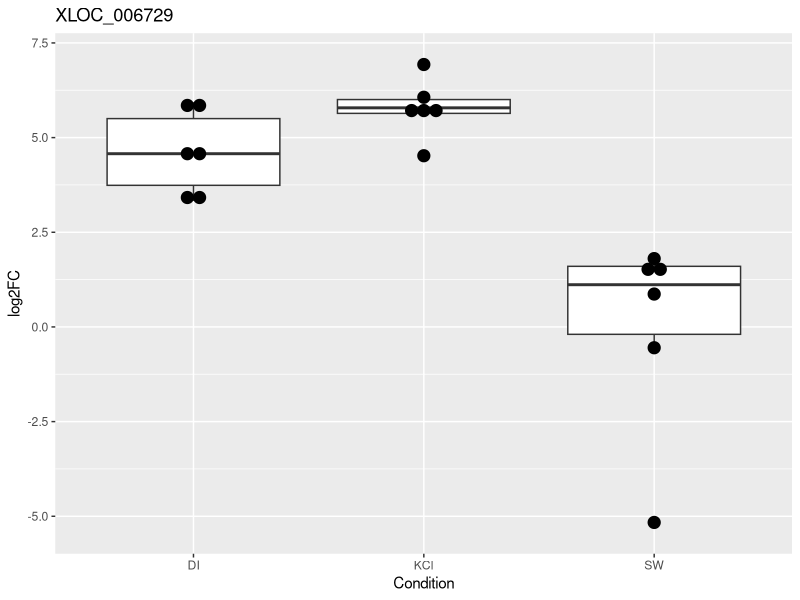
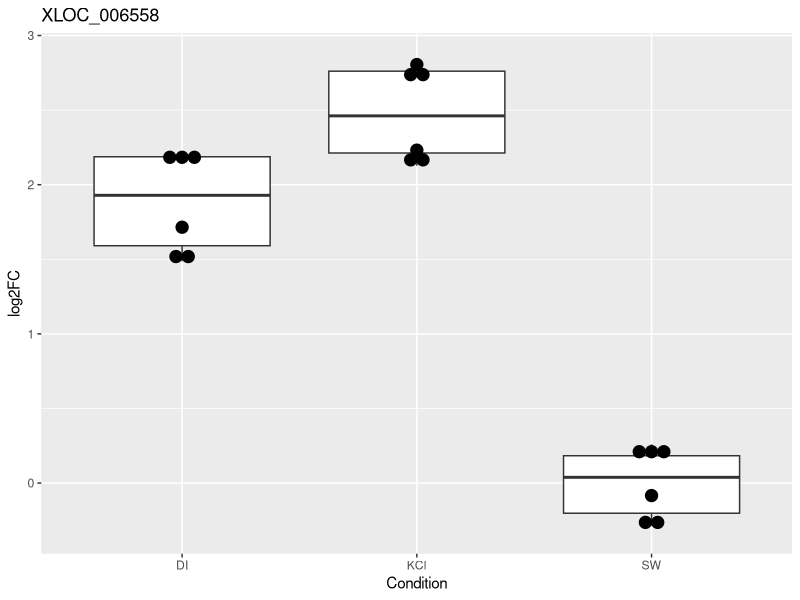
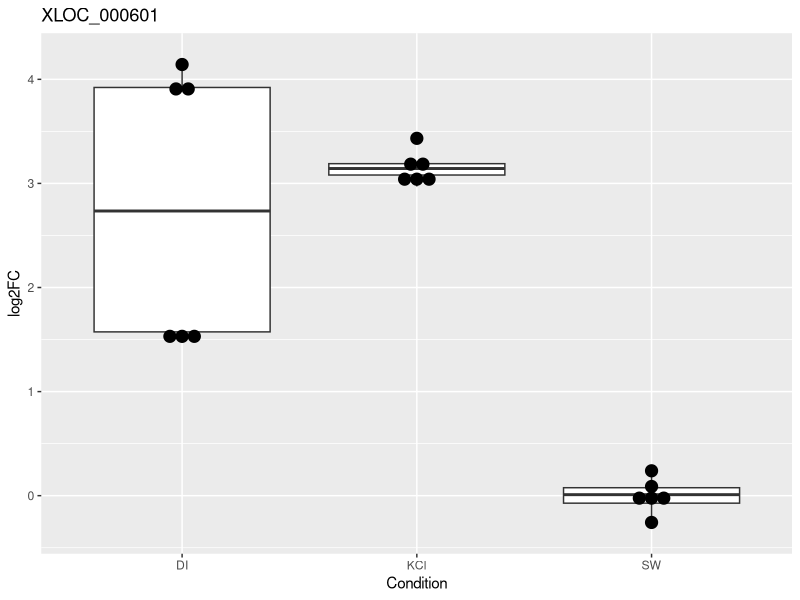

Reproduce these figures in R, in order.
library(ggplot2)

forPlot <- data.frame(
  y = c(-0.550029129,0.867773872,1.804574678,
        -5.163731173,1.361560401,1.679851352,
        3.327795857,5.93472593,5.764231042,
        3.507704903,4.434548257,4.714380453,
        4.520923637,5.823632749,5.603789425,
        5.748125605,6.930054904,6.065120301),
  x = as.factor(c(rep('SW',6),rep('DI',6),rep('KCl',6)))
)

p <- ggplot(forPlot, aes(x=x, y=y)) + geom_boxplot()

p + geom_dotplot(binaxis='y', stackdir='center', dotsize=0.8) +
  ylab("log2FC") + 
  xlab("Condition") +
  ggtitle("XLOC_006729")
# + geom_jitter( position=position_jitter(0.2))



# XLOC_006558

forPlot2 <- data.frame(
  y = c(0.190644497,0.259482775,0.160837045,
        -0.241647826,-0.285551943,-0.083764548,
        2.142852123,2.224409468,2.202186809,
        1.486983255,1.549747265,1.714934547,
        2.127149285,2.231515727,2.20616151,
        2.691349408,2.784090815,2.805291198),
  x = as.factor(c(rep('SW',6),rep('DI',6),rep('KCl',6)))
)

p2 <- ggplot(forPlot2, aes(x=x, y=y)) + geom_boxplot()

p2 + geom_dotplot(binaxis='y', stackdir='center', dotsize=0.8) +
  ylab("log2FC") + 
  xlab("Condition") +
  ggtitle("XLOC_006558")
# + geom_jitter( position=position_jitter(0.2))


# XLOC_000601

forPlot3 <- data.frame(
  y = c(-0.257287905, -0.08877278,-0.02193534,
        0.238797208,0.041089184,0.088109632,
        3.935969267,4.142343399,3.879276829,
        1.590727425,1.470748785,1.567825477,
        2.970733583,3.19438694,3.070661272,
        3.433067061,3.17564875,3.110480364),
  x = as.factor(c(rep('SW',6),rep('DI',6),rep('KCl',6)))
)

p3 <- ggplot(forPlot3, aes(x=x, y=y)) + geom_boxplot()

p3 + geom_dotplot(binaxis='y', stackdir='center', dotsize=0.8) +
  ylab("log2FC") + 
  xlab("Condition") +
  ggtitle("XLOC_000601")
# + geom_jitter( position=position_jitter(0.2))
